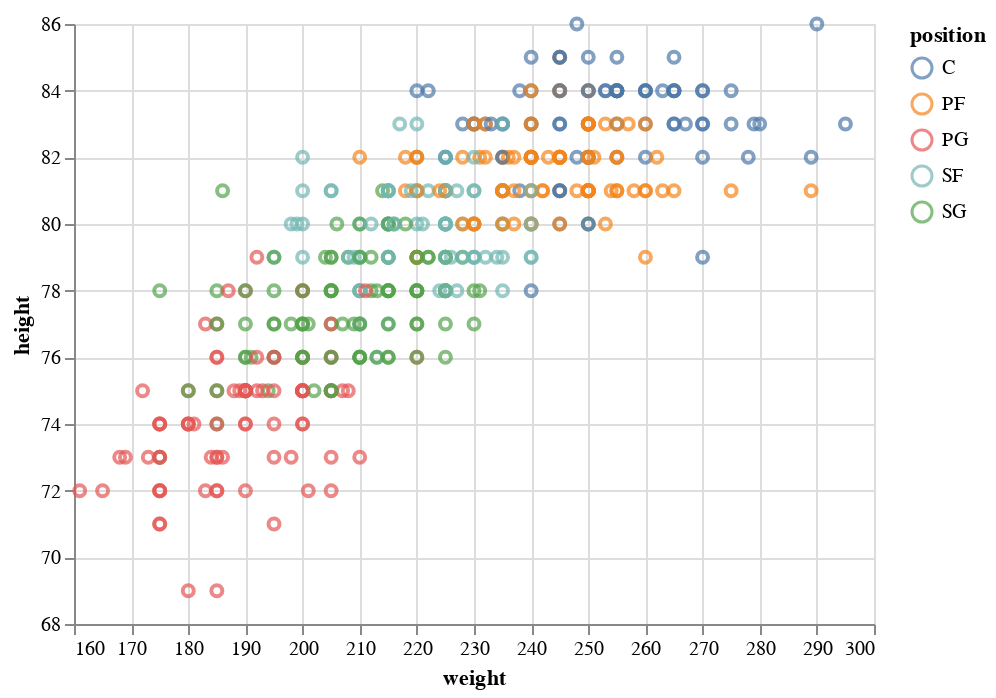

Notebook code cell kept with this figure:
### Markdown cell above
Here's the original data as a reminder

### Code cell
alt.Chart(nba_frame).mark_point().encode(
    alt.X('weight', scale=alt.Scale(zero=False)),
    alt.Y('height', scale=alt.Scale(zero=False)),
    color='position'
)

### Figure 1 — Vega-Lite specification as saved in the notebook (floating-point values rounded to 4 significant figures; data arrays with more than 128 entries replaced by an {"elided": "..."} marker saying what was removed)
{"config": {"view": {"continuousWidth": 400, "continuousHeight": 300}}, "data": {"name": "data-712b0b1136d0d74bbfbd936cdece672d"}, "mark": "point", "encoding": {"color": {"field": "position", "type": "nominal"}, "x": {"field": "weight", "scale": {"zero": false}, "type": "quantitative"}, "y": {"field": "height", "scale": {"zero": false}, "type": "quantitative"}}, "$schema": "https://vega.github.io/schema/vega-lite/v4.17.0.json", "datasets": {"data-712b0b1136d0d74bbfbd936cdece672d": {"elided": "437 records"}}}
